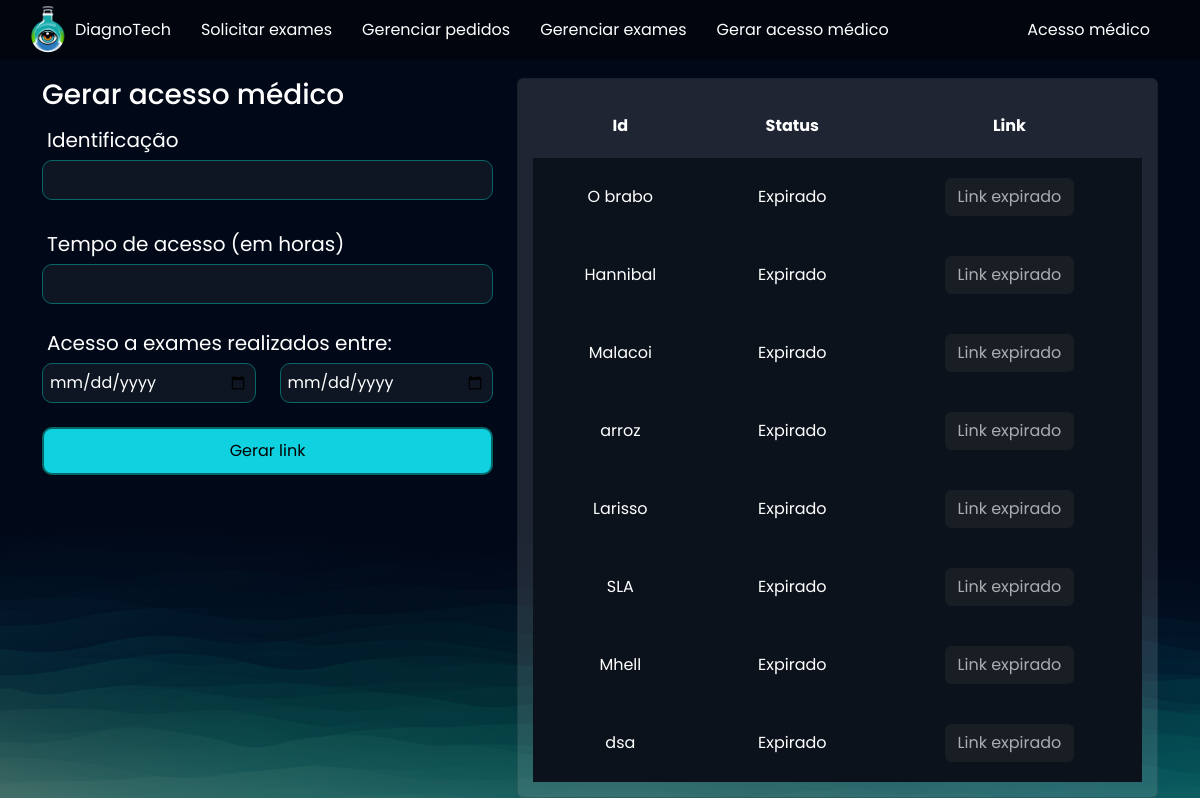
The page /exames/gerar_acesso_medico/ (signed in) on the database its author committed.
### exames/models.py (models this page shows, shortened)
class AcessoMedico(models.Model):
    usuario = models.ForeignKey(User, on_delete=models.DO_NOTHING)
    identificacao = models.CharField(max_length=50)
    tempo_de_acesso = models.IntegerField()  # Em horas
    criado_em = models.DateTimeField()
    data_exames_iniciais = models.DateField()
    data_exames_finais = models.DateField()
    token = models.CharField(max_length=20, null=True, blank=True)
    @property
    def status(self):
        return 'Expirado' if timezone.now() > (self.criado_em + timedelta(hours=self.tempo_de_acesso))  else 'Ativo'
    @property
    def url(self):
        return f"http://127.0.0.1:8000/exames/acesso_medico/{self.token}"

### exames/views.py (the view, shortened to what this page needs)
# urls.py: path('gerar_acesso_medico/', views.gerar_acesso_medico, name="gerar_acesso_medico"),
@login_required(login_url="/usuarios/login/")
def gerar_acesso_medico(request):
    if request.method == "GET":
        acessos_medicos = AcessoMedico.objects.filter(usuario=request. user)
        return render(request, 'gerar_acesso_medico.html', {'acessos_medicos': acessos_medicos})

### exames/templates/gerar_acesso_medico.html (shortened to what this page needs)
{% extends "bases/base.html" %} {% load static %} {% block 'head' %}
<link href="{% static 'exames/css/css.css' %}" rel="stylesheet" />
<link href="{% static 'exames/css/gerenciar_pedidos.css' %}" rel="stylesheet" />
{% endblock 'head' %} {% block 'conteudo' %}
<br />
<br />
<div class="container">
  <div class="row">
    <div class="col-md-5">
      <h3>Gerar acesso médico</h3>
      <form action="{% url 'gerar_acesso_medico' %}" method="POST">
        <label for="">Identificação</label>
        <br />
        <input style="width: 100%" type="text" name="identificacao" id="" class="input-default" />
        <br />
        <br />
        <label for="">Tempo de acesso (em horas)</label>
        <br />
        <input style="width: 100%" type="number" name="tempo_de_acesso" id="" class="input-default" />
        <br />
        <br />
        <div class="row">
          <label for="">Acesso a exames realizados entre:</label>
          <div class="col-md">
            <input style="width: 100%" type="date" name="data_exame_inicial" id="" class="input-default" />
          </div>
          <div class="col-md">
            <input style="width: 100%" type="date" name="data_exame_final" id="" class="input-default" />
            <br />
            <br />
          </div>
        </div>
        <input style="width: 100%;" type="submit" class="btn-default" value="Gerar link" />
      </form>
    </div>
    <div class="col-md">
      <div class="card">
        <table style="text-align: center">
          <tr>
            <th>Id</th>
            <th>Status</th>
            <th>Link</th>
          </tr>
          {% for acesso in acessos_medicos %}
          <tr class="linha-tabela">
            <td>{{acesso.identificacao}}</td>
            <td>{{acesso.status}}</td>
            {% if acesso.status == "Expirado" %}
            <td><a href="{{acesso.url}}" class="btn btn-dark disabled">Link expirado</a></td>
            {% else %}
            <td><a href="{{acesso.url}}" class="btn btn-light">Acesse aqui</a></td>
            {% endif %}
          </tr>
          {% endfor %}
        </table>
      </div>
    </div>
  </div>
</div>
{% endblock 'conteudo' %}

### templates/static/geral/css/base.css (style rules this page uses)
:root { --main-color: #151c34; --dark-color: #0c121c; --light-color: #10d1df; --contrast-color: #f4c96b; --differential-color: #066668; }
* { color: white; font-family: "Poppins", sans-serif; }
.input-default { background-color: rgba(255, 255, 255, 0.05); border: 1px solid var(--differential-color); border-radius: 10px; padding: 7px; width: 66%; }
.btn-default { background-color: var(--light-color); color: black; width: 31%; padding: 10px; margin-right: 25px; border: 2px solid var(--differential-color); border-radius: 10px; transition: 0.3s; }

### templates/static/exames/css/css.css (style rules this page uses)
body { background-image: url("/static/geral/img/bg2.png"); background-size: cover; background-repeat: no-repeat; }
label { font-size: 20px; margin: 5px; cursor: pointer; transition: 0.3s; }
.card { background-color: rgba(217, 217, 217, 0.14); color: white; padding: 15px; }

### templates/static/exames/css/gerenciar_pedidos.css (style rules this page uses)
.linha-tabela { background-color: var(--dark-color); height: 20px; }
td, th { padding: 20px; }
.btn { transition: 0.3s; }

### rows shown on the page
AcessoMedico: identificacao "O brabo", status "Expirado"
AcessoMedico: identificacao "Hannibal", status "Expirado"
AcessoMedico: identificacao "Malacoi", status "Expirado"
AcessoMedico: identificacao "arroz", status "Expirado"
AcessoMedico: identificacao "Larisso", status "Expirado"
AcessoMedico: identificacao "SLA", status "Expirado"
AcessoMedico: identificacao "Mhell", status "Expirado"
AcessoMedico: identificacao "dsa", status "Expirado"
